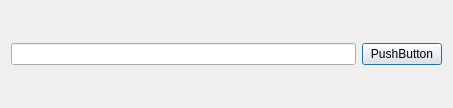
<?xml version="1.0" encoding="UTF-8"?>
<ui version="4.0">
 <class>Dialog</class>
 <widget class="QDialog" name="Dialog">
  <property name="geometry">
   <rect>
    <x>0</x>
    <y>0</y>
    <width>453</width>
    <height>108</height>
   </rect>
  </property>
  <property name="windowTitle">
   <string>Dialog</string>
  </property>
  <layout class="QHBoxLayout" name="horizontalLayout">
   <item>
    <widget class="QLineEdit" name="lineEdit"/>
   </item>
   <item>
    <widget class="QPushButton" name="pushButton">
     <property name="text">
      <string>PushButton</string>
     </property>
    </widget>
   </item>
  </layout>
 </widget>
 <resources/>
 <connections/>
</ui>
